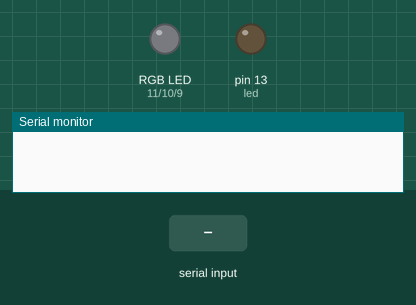
Recording of a sketch running on a simulated Arduino Uno, built with avr-gcc and run on an emulated ATmega328P. Shown: an RGB LED mixed from three pins (HIGH = lit), output pins drawn as LEDs (lit = HIGH), the last lines printed to the serial monitor. The inputs (shaded band) are chosen by the test bench.

Above: at 1.2 s.
1.3 s: "R" received over Serial
At 1.6 s:
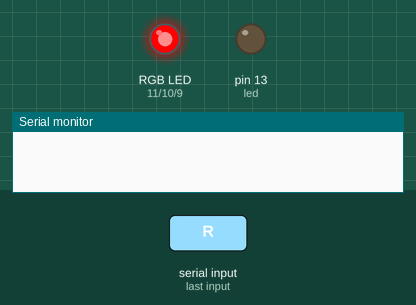
2.8 s: "G" received over Serial
At 3.9 s:
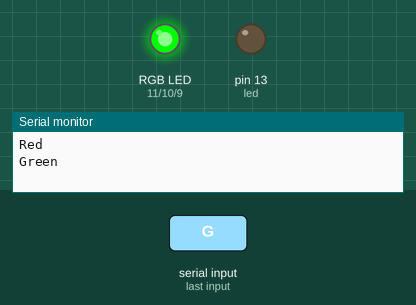
4.3 s: "B" received over Serial
At 5.1 s:
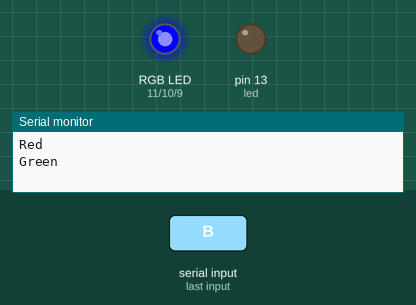
5.8 s: "Y" received over Serial
At 6.2 s:
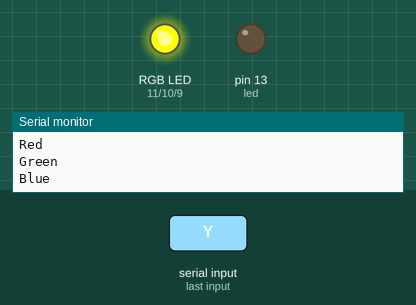
7.3 s: "P" received over Serial
At 8.5 s:
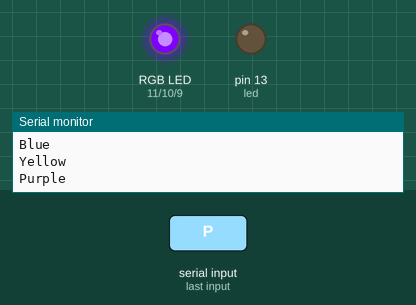
8.8 s: "W" received over Serial
At 9.6 s:
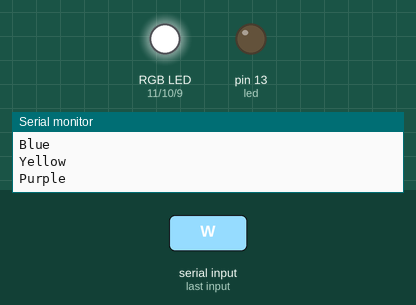
Timing chart, 0 to 11.8 s (numbered marks = the images above; inputs shaded):
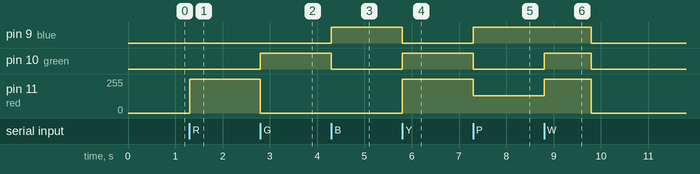

The sketch:

serial_control_rgb.ino
```cpp
int led = 13, red = 11, green = 10, blue = 9; // pins
int r = 0, g = 0, b = 0; // color
unsigned char a_r = 0, a_g = 0, a_b = 0;
int count[6] = {0, 0, 0, 0, 0, 0};
int cmd = 0;


void setup() {
  pinMode(led, OUTPUT);
  pinMode(red, OUTPUT);
  pinMode(green, OUTPUT);
  pinMode(blue, OUTPUT);
  Serial.begin(9600);
}

void loop() {
  // Serial control RGB LED.
  while(count[0] != 1 || count[1] != 1 || count[2] != 1 || count[3] != 1 || count[4] != 1 || count[5] != 1){
  // for(int i = 0; i < 6; i++){
    cmd = Serial.read();
    switch(cmd){
      case 'R':
        color(255, 0, 0); // 紅色亮
        delay(1000); // 延時一秒
        Serial.println("Red");
        count[0] = 1;
        break;
      case 'G':
        color(0,255, 0); //綠色亮
        delay(1000); //延時一秒
        Serial.println("Green");
        count[1] = 1;
        break;
      case 'B':
        color(0, 0, 255); // 藍色燈亮
        delay(1000); //延時一秒
        Serial.println("Blue");
        count[2] = 1;
        break;
      case 'Y':
        color(255,255,0); // 黃色
        delay(1000); //延時一秒
        Serial.println("Yellow");
        count[3] = 1;
        break;
      case 'P':
        color(128,0,255); // 紫色
        delay(1000); //延時一秒
        Serial.println("Purple");
        count[4] = 1;
        break;
      case 'W':
        color(255,255,255); // 白色
        delay(1000); //延時一秒
        Serial.println("White");
        count[5] = 1;
        break;
      case 'I':
        color(0,0,0);
        delay(100);
        Serial.println("OFF");
    }
  }
  color(0,0,0); // t關閉led
  delay(1000); //延時一秒
  Serial.println("OFF");
}

void color(unsigned char r, unsigned char g, unsigned char b){
  analogWrite(red, r);
  analogWrite(green, g);
  analogWrite(blue, b);
}
```

Measured:
- after the input at 1.3 s, pin 11 (red): 0/255 → 255/255 at once
- after the input at 2.8 s, pin 10 (green): LOW → HIGH at once; pin 11 (red): 255/255 → 0/255 at once
- after the input at 4.3 s, pin 9 (blue): LOW → HIGH at once; pin 10 (green): HIGH → LOW at once
- after the input at 5.8 s, pin 9 (blue): HIGH → LOW at once; pin 10 (green): LOW → HIGH at once; pin 11 (red): 0/255 → 255/255 at once
- after the input at 7.3 s, pin 9 (blue): LOW → HIGH at once; pin 10 (green): HIGH → LOW at once; pin 11 (red): 255/255 → 128/255 at once
- after the input at 8.8 s, pin 9 (blue): HIGH → LOW after 1.0 s; pin 10 (green): LOW → HIGH at once, → LOW 1.0 s later; pin 11 (red): 128/255 → 255/255 at once, → 0/255 1.0 s later
